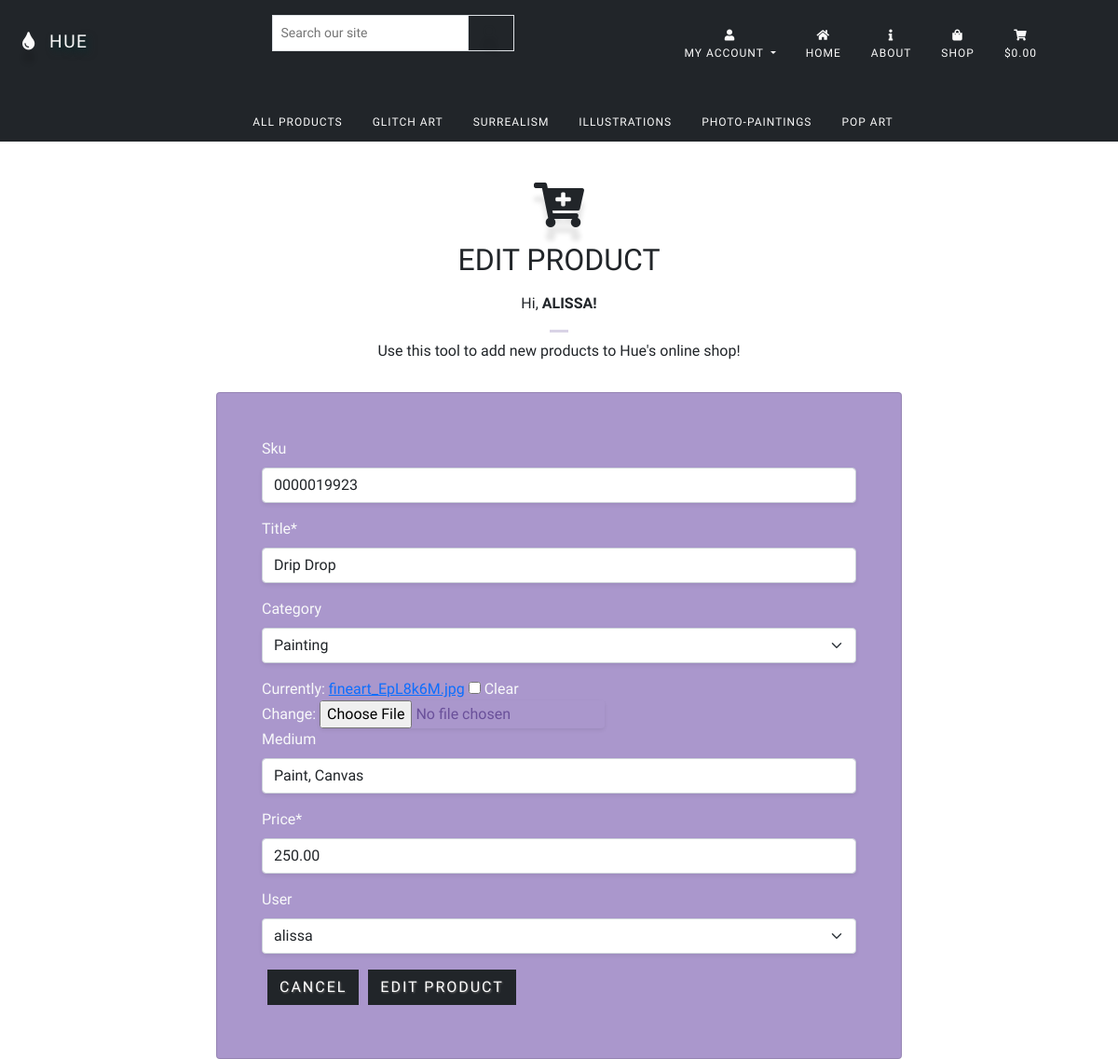
Screenshot of /shop/edit/1/ (signed in) with the database file from the repository.
### profiles/models.py (models this page shows, shortened)
class Profile(models.Model):
    user = models.OneToOneField(User, on_delete=models.CASCADE)
    default_phone_number = models.CharField(
        max_length=20, null=True, blank=True)
    default_country = CountryField(
        blank_label='Select Country', null=True, blank=True)
    default_postcode = models.CharField(max_length=20, null=True, blank=True)
    default_town_or_city = models.CharField(
        max_length=40, null=True, blank=True)
    default_street_address1 = models.CharField(
        max_length=80, null=True, blank=True)
    default_street_address2 = models.CharField(
        max_length=80, null=True, blank=True)
    default_county = models.CharField(max_length=80, null=True, blank=True)
    avatar = models.ImageField(upload_to='avatars', default="avatar.jpg")
    def __str__(self):
        return self.user.username

### shop/models.py (models this page shows, shortened)
class Product(models.Model):
    sku = models.CharField(unique=True, max_length=254, null=True, blank=True)
    active = models.BooleanField(default=True)
    artwork_description = models.TextField(null=True, blank=True)
    art_description = models.TextField()
    predicted_titles = models.JSONField(blank=True, null=True)
    title = models.CharField(max_length=254, unique=True)
    orientation = models.CharField(
        choices=ORIENTATION, max_length=254, default='3')
    label = models.CharField(max_length=254, choices=LABEL, default='1')
    has_dimensions = models.BooleanField(default=False, null=True, blank=True)
    medium = models.CharField(max_length=254, blank=True)
    category = models.ForeignKey(
        'Category', null=True, blank=True, on_delete=models.SET_NULL)
    parent = models.ForeignKey(
        'Category', related_name='parents', on_delete=models.CASCADE, blank=True, null=True)
    price = models.DecimalField(
        decimal_places=2, max_digits=8, null=False, default=0)
    image_url = models.URLField(max_length=1024, null=True, blank=True)
    image = models.ImageField(null=True, blank=True, )
    qty = models.PositiveIntegerField(default=0)
    created_at = models.DateTimeField(auto_now_add=True)
    updated_at = models.DateTimeField(auto_now=True)
    deleted_at = models.DateTimeField(auto_now=True)
    user = models.ForeignKey(User, related_name='artists', on_delete=models.CASCADE, blank=True, null=True)
    class Meta:
        verbose_name_plural = 'Products'

### shop/views.py (the view)
# urls.py: path('edit/<int:product_id>/', views.edit_product, name='edit_product'),
@login_required
def edit_product(request, product_id):
    if not request.user.is_superuser:
        messages.error(request, 'Sorry, only store owners can do that.')
        return redirect(reverse('home'))
    product = get_object_or_404(Product, pk=product_id)
    if request.method == 'POST':
        form = ProductForm(request.POST, request.FILES, instance=product)
        if form.is_valid():
            form.save()
            messages.success(request, 'Successfully updated product!')
            return redirect(reverse('product_detail', args=[product.id]))
        else:
            messages.error(request,
                           ('Failed to update product. '
                            'Please ensure the form is valid.'))
    else:
        form = ProductForm(instance=product)
        messages.info(request, f'You are editing {product.title}')
    template = 'shop/edit_product.html'
    context = {
        'form': form,
        'product': product,
    }
    return render(request, template, context)

### shop/forms.py
class ProductForm(forms.ModelForm):
    class Meta:
        model = Product
        fields = 'sku', 'title', 'category', 'image', 'medium', 'price', 'user'
    def __init__(self, *args, **kwargs):
        super().__init__(*args, **kwargs)
        categories = Category.objects.all()
        friendly_names = [(c.id, c.get_friendly_name()) for c in categories]
        self.fields['category'].choices = friendly_names
        for field_name, field in self.fields.items():
            field.widget.attrs['class'] = 'border-1 rounded shadow-sm'
            if field_name == 'image_url':
                field.widget.attrs['required'] = False
            elif field_name == 'image':
                field.widget.attrs['required'] = False
            else:
                field.widget.attrs['required'] = True

### cart/contexts.py (called while the page is built, shortened)
def cart_components(request):
	cart_items = []
	total= 0
	product_count = 0
	cart = request.session.get('cart', {})
	if total >= Decimal(settings.PROMOTION_MINIMUM):
		promotion = total * Decimal(settings.PROMOTION_PERCENTAGE)
		grand_total = total - promotion
	else:
		promotion = 0
	grand_total = total - promotion
	context = {
		'cart_items': cart_items,
		'total': total,
		'product_count': product_count,
		'promotion_minimum': settings.PROMOTION_MINIMUM,
		'promotion_percentage': settings.PROMOTION_PERCENTAGE,
		'grand_total': grand_total,
		}
	return context

### shop/models.py (called while the page is built)
    def get_friendly_name(self):
        return self.friendly_name

### shop/templates/shop/edit_product.html (shortened to what this page needs)
{% extends 'base.html' %}
{% load static %}
{% block page_header %}
<div class="container header-container">
</div>
{% endblock %}
{% block content %}
<div class="container">
	<div class="row py-3 text-center pt-5">
		<div class="col-12">
			<span class="icon pt-5">
				<i class="fas fa-cart-plus fa-3x py-5 mt-5"></i>
			</span>
			<h2 class="display-font text-center pt-3">Edit Product</h2>
			<p class="text-center body-font mx-5 my-3 px-4">Hi, <strong>{{ user.profile|upper }}! </strong></p>
			<hr class="my-2">
			<p class="body-font mx-5">Use this tool to add new products to Hue's online shop!</p>
		</div>
	</div>
</div>
<div class="container">
	<div class="row">
		<div class="col-md-2"></div>
		<div class="col-md-8 justify-content-center">
			<div class="card p-5 my-0 mx-auto bg-main text-light body-font">
				<form method="POST" action="{% url 'edit_product' product.id %}" class="form mb-2" enctype="multipart/form-data">
					{% for field in form %}
					{% if field.name != 'image' %}
					{{ field | as_crispy_field }}
					{% else %}
					{{ field }}
					{% endif %}
					{% endfor %}
					<div class="text-right">
						<button>
							<a class="btn btn-dark rounded-0" href="{% url 'shop' %}">Cancel</a>
						</button>
						<button class="btn btn-dark rounded-0" type="submit">Edit Product</button>
					</div>
				</form>
			</div>
		</div>
	</div>
</div>
{% endblock %}

### static/css/base.css (style rules this page uses)
body { font-size: 16px; overflow: auto; margin: 0px auto; }
a { cursor: pointer; }
.icon { align-items: center; display: inline-flex; justify-content: center; height: 1.5rem; width: 1.5rem; }
.bg-main { background-color: rgb(170, 151, 204); }
.display-font { font-family: 'Oswald', sans-serif; text-transform: uppercase; }
.body-font { font-family: 'Raleway', sans-serif; font-size: 1rem; }
hr { width: 20px; margin: 0px auto; border-top: 3px solid #6a509a; }
button, .btn-primary { font-family: 'Raleway', sans-serif; font-weight: 500; text-transform: uppercase; letter-spacing: 2px; background-color: rgb(170 151 204 / 88%); border: none; text-shadow: 1px .5px 2px #666; text-decoration: none; margin: 0px auto }
input { font-family: 'Raleway', sans-serif; font-weight: 500; color: #6a509a; max-width: 100%; }
i { text-shadow: 0px 15px 5px rgba(0, 0, 0, 0.1); }
@media (min-width: 992px) { .header-container { padding-top: 100px; } }

### rows the page displays
Product: sku "0000019923" "Drip Drop" "Painting" "Paint, Canvas" "250.00" "alissa"

### other values shown
{{ user.profile|upper }} "ALISSA"
